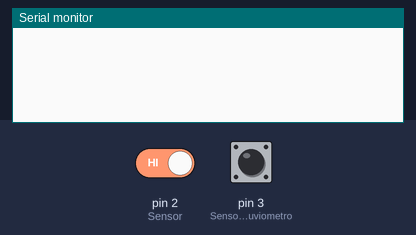
Bench run of a sketch on a simulated Arduino Uno, built with avr-gcc and run on an emulated ATmega328P. Parts: the last lines printed to the serial monitor. The test bench sets the inputs (shaded band); at power-on: pin 3 (SensorPinPluviometro) HIGH, pin 2 (Sensor) HIGH.

Above: at 1.2 s.
1.3 s: pin 3 (SensorPinPluviometro) pulsed LOW 2 times (0.12 s each, 0.3 s apart)
At 2.3 s:
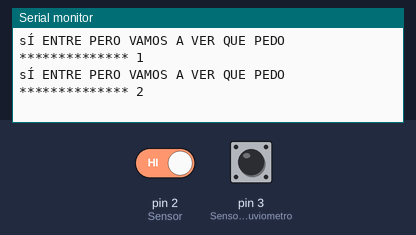
At 4.1 s:
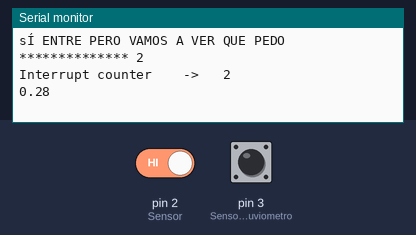

The sketch:

veleta_anenometro_juntos_1.ino
```cpp
//#include <HttpClient.h>
////codigo veleta
//#include <WiFi.h>
//char ssid[] = "netis_70F8D0"; // Totalplay-04A6 CCAI_TESE
//char password[] = "carlos4523"; //  04A6DBCFCHH7muMQwifi  TESE_ccai22
//const char* serverUrl = "http://192.168.166.103:3001/api/dataRealTime"; // URL del servidor Node donde se guarda los datos del pluviometro.


#define windDir A0 // pin tied to Vout for voltage divider circuit

// These arrays are specific to the ADS wind vane with a 10kOhm fixed resistor in the voltage divider
int sensorExp[] = {66,84,93,126,184,244,287,406,461,599,630,702,785,827,886,945};
float dirDeg[] = {112.5,67.5,90,157.5,135,202.5,180,22.5,45,247.5,225,337.5,0,292.5,315,270};
char* dirCard[] = { "SE","SE","SSW","S","NNE","NE","WSW","SW","NNW","N","WNW","NW","W"};

int sensorMin[] = {63,80,89,120,175,232,273,385,438,569,613,667,746,812,869,931};
int sensorMax[] = {69,88,98,133,194,257,301,426,484,612,661,737,811,868,930,993};

int incoming = 0;
float angle = 0;

//fin codigo veleta

//codidgo pluviometro
const int Sensor =2;
const int umbralTiempo = 300;
volatile int ISRContador = 0;
//int contador = 0;
float litros = 0;
long tiempoContador = 0;
long tiempoHora = 0;
String dataPluviometro = "";
// fin codigo pluviometro


 // Codigo anenometro
static unsigned long RecordTime = millis();
const int SensorPinPluviometro = 3;
int InterruptCounter;
float WindSpeed;
// fin codigo anenometro


void setup() {

//   // Conectamos o wifi
// WiFi.begin(ssid, password);
//
//// Enquanto não conectar printamos um "."
//  while(WiFi.status() != WL_CONNECTED)
//   {
//     Serial.print(".");
//       delay(1000);
//    }
      // fin codigo para hacer la conexión wife


  // codig opluviometro
   Serial.begin(9600);
   pinMode(Sensor,INPUT_PULLUP);

      attachInterrupt(digitalPinToInterrupt(Sensor),contadorLitros,RISING);
      // fin del codigo del pluviometro


pinMode(SensorPinPluviometro,INPUT_PULLUP);
 attachInterrupt(digitalPinToInterrupt(SensorPinPluviometro),countup,RISING);

     // codigo anenomitros

}
void contadorLitros(){


  if(millis()>(tiempoContador+umbralTiempo)){
    ISRContador++;
    tiempoContador = millis();
    }
 }

void loop() {
  Serial.println("");

// codigo anenometro
//  meassure();

if(millis() - RecordTime > 3000 ){

  Serial.println("Interrupt counter    ->   "+String(InterruptCounter) );
  detachInterrupt(digitalPinToInterrupt(SensorPinPluviometro));
  WindSpeed = (float)InterruptCounter / ((float) 3 * 2.4 );
  Serial.println(WindSpeed);
  RecordTime = millis();
  attachInterrupt(digitalPinToInterrupt(SensorPinPluviometro),countup,RISING);
  InterruptCounter = 0;
  delay(1500);
       }
//

//
// // delay(1500);
   //fin codigo veleta


  // codigo pluviometro

  if(millis()<tiempoHora){
      tiempoHora = 0;
     }
    if(millis()-tiempoHora>180000000){ // millis()-tiempoHora>3600000UL
      tiempoHora = millis();
      litros = ISRContador * 0.27945; //0.011   y viento de 1.492 MPH
      Serial.println("Litros por m2 caidos en una Hora (L/m2");
      Serial.println(litros);
      Serial.print("");
      ISRContador = 0;
      }

//   HttpClient http;
//  http.begin(serverUrl);
//  http.addHeader("Content-Type", "application/x-www-form-urlencoded");
//   dataPluviometro = "litrosm2="+String(litros); // Ejemplo de datos, puedes ajustar esto según tus necesidades
//
//  int httpResponseCode = http.POST(dataPluviometro);
//  // Comprobar la respuesta del servidor
//  if (httpResponseCode > 0) {
//    String response = http.getString();
//    Serial.println("Respuesta del servidor: " + response);
//  } else {
//    Serial.print("Error en la solicitud. Código de respuesta HTTP: ");
//    Serial.println(httpResponseCode);
//  }
//


//String outputArduino = "["+String(incoming)+"]["+String(litros,2)+"]["+String(WindSpeed,2)+"]";
//Serial.println(outputArduino);


//   Serial.println("sÍ ENTRE PERO VAMOS A VER QUE PEDO ************** "+String(InterruptCounter));
//     WindSpeed = (float)InterruptCounter / 3  *2.4;
//  Serial.println(WindSpeed);
delay(500);
}
// codigo anenometro

void meassure(){
  InterruptCounter = 0;
  attachInterrupt(digitalPinToInterrupt(SensorPinPluviometro),countup,RISING);
  delay(1000 * RecordTime);
  detachInterrupt(digitalPinToInterrupt(SensorPinPluviometro));
float  WindSpeed = ((float)InterruptCounter / (float)RecordTime ) *2.4;
  Serial.println(WindSpeed);

  }
 void countup(){
   InterruptCounter++;
   Serial.println("sÍ ENTRE PERO VAMOS A VER QUE PEDO ************** "+String(InterruptCounter));
 }

 // fin codigo anenometro
```

Measured:
- after the input at 1.3 s, the serial monitor: prints a new line after 0.12 s (image 1)
